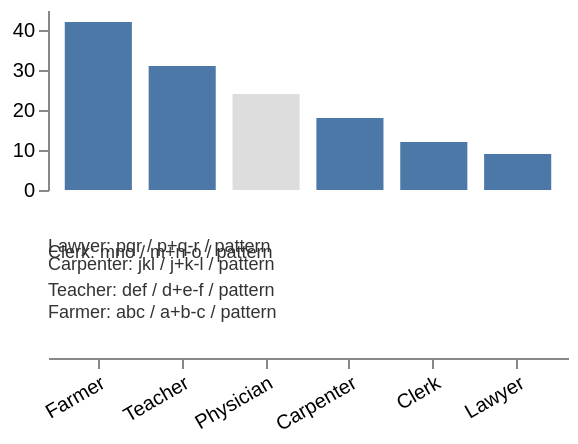

Describe this chart as a Vega-Lite specification.
### Vega specification from a JSON file in a GitHub repository (floating-point values rounded to 4 significant figures)
{"$schema": "https://vega.github.io/schema/vega/v6.json", "description": "A chart filtered by a regular expression, which is how a specification searches text: the query comes from a signal, regexp turns it into a pattern with the case-insensitive flag, and test asks each row whether its label matches. The second series keeps the rows the pattern rejects, so the two together account for every row and a pattern that matched nothing would be visible as one empty band. The labels underneath are built with replace over a pattern rather than a literal, which only replaces every occurrence when the g flag says to.", "width": 260, "height": 170, "padding": 5, "background": "white", "signals": [{"name": "query", "value": "er"}, {"name": "strip", "value": "-"}], "data": [{"name": "jobs", "values": [{"job": "Farmer", "n": 42, "code": "a-b-c"}, {"job": "Teacher", "n": 31, "code": "d-e-f"}, {"job": "Physician", "n": 24, "code": "g-h-i"}, {"job": "Carpenter", "n": 18, "code": "j-k-l"}, {"job": "Clerk", "n": 12, "code": "m-n-o"}, {"job": "Lawyer", "n": 9, "code": "p-q-r"}]}, {"name": "matched", "source": "jobs", "transform": [{"type": "filter", "expr": "test(regexp(query, 'i'), datum.job)"}, {"type": "formula", "expr": "replace(datum.code, regexp(strip, 'g'), '')", "as": "tight"}, {"type": "formula", "expr": "replace(datum.code, regexp(strip), '+')", "as": "once"}]}, {"name": "rejected", "source": "jobs", "transform": [{"type": "filter", "expr": "!test(regexp(query, 'i'), datum.job)"}]}], "scales": [{"name": "x", "type": "band", "domain": {"data": "jobs", "field": "job"}, "range": "width", "padding": 0.2}, {"name": "y", "type": "linear", "domain": [0, 45], "range": [90, 0]}], "axes": [{"orient": "bottom", "scale": "x", "offset": 4, "labelAngle": -30, "labelAlign": "right"}, {"orient": "left", "scale": "y", "tickCount": 4}], "marks": [{"type": "rect", "from": {"data": "matched"}, "encode": {"enter": {"x": {"scale": "x", "field": "job"}, "width": {"scale": "x", "band": 1}, "y": {"scale": "y", "field": "n"}, "y2": {"scale": "y", "value": 0}, "fill": {"value": "#4c78a8"}}}}, {"type": "rect", "from": {"data": "rejected"}, "encode": {"enter": {"x": {"scale": "x", "field": "job"}, "width": {"scale": "x", "band": 1}, "y": {"scale": "y", "field": "n"}, "y2": {"scale": "y", "value": 0}, "fill": {"value": "#dddddd"}}}}, {"type": "text", "from": {"data": "matched"}, "encode": {"enter": {"x": {"value": 0}, "y": {"signal": "112 + datum.n"}, "text": {"signal": "datum.job + ': ' + datum.tight + ' / ' + datum.once + ' / ' + (isRegExp(regexp(query)) ? 'pattern' : 'not')"}, "fontSize": {"value": 9}, "fill": {"value": "#333333"}}}}]}
